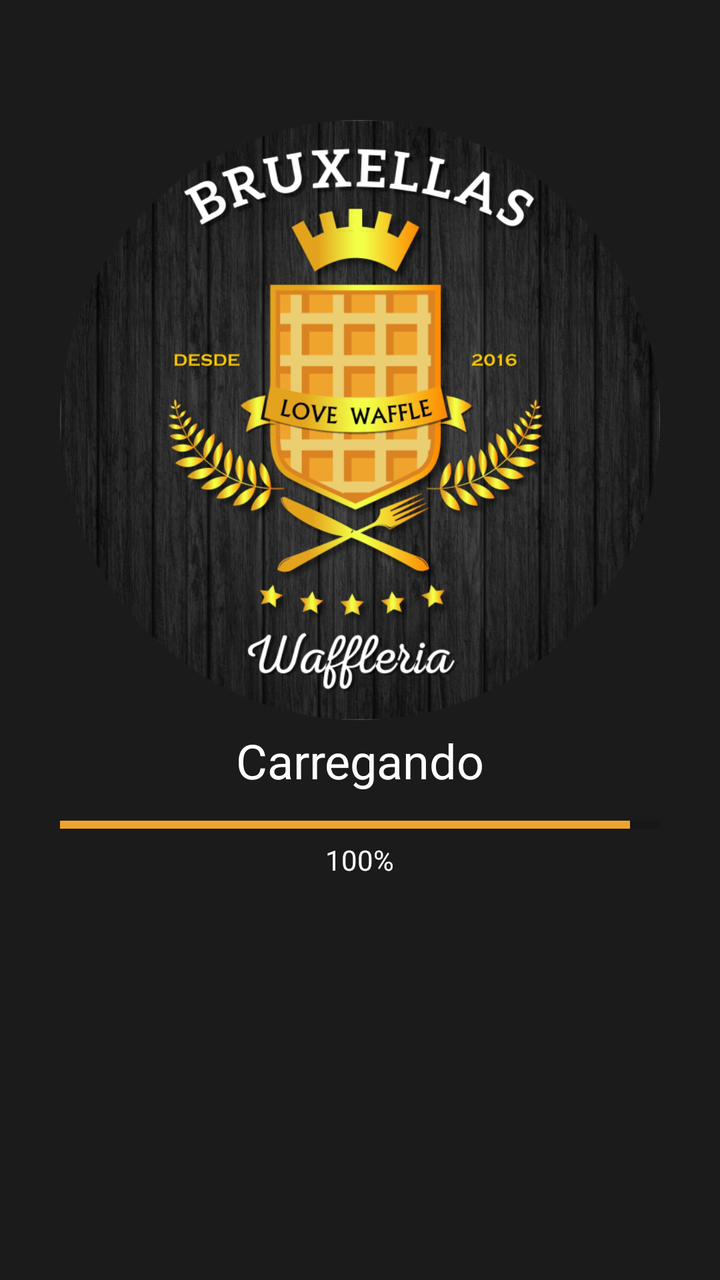
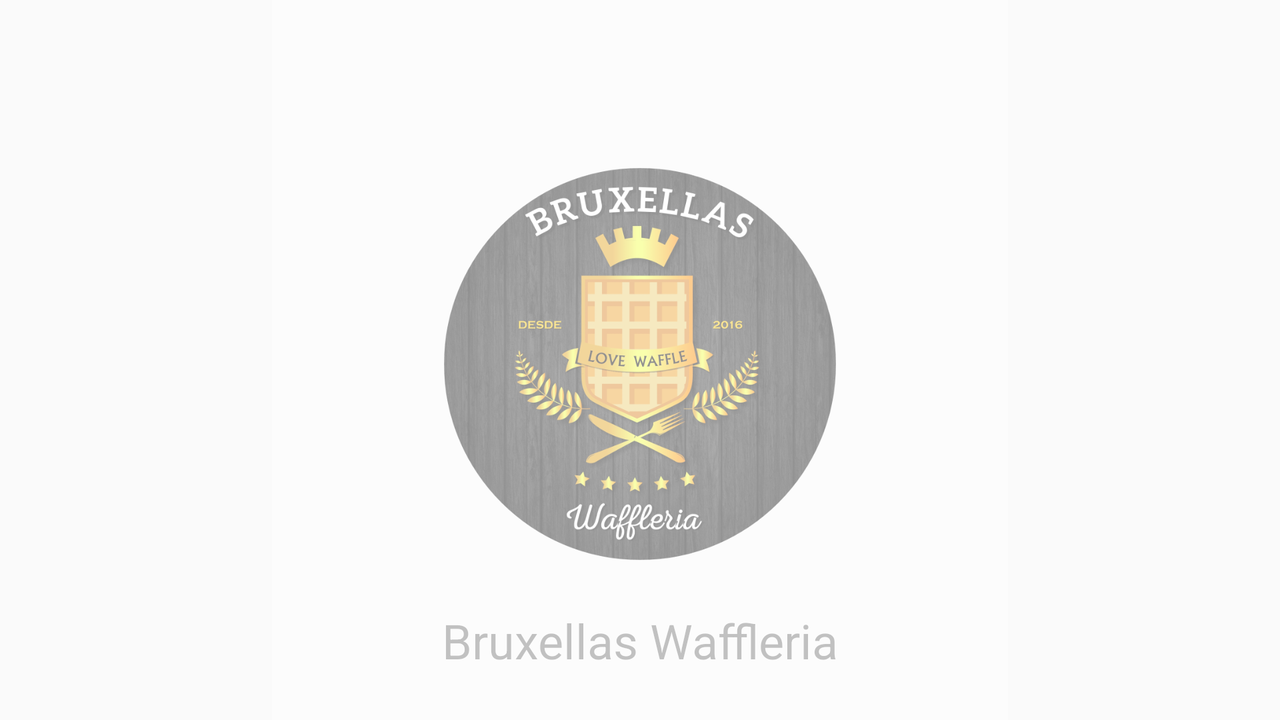

The same Android screen from two of the app's own layout files: first res/layout/ as a phone draws it, then the author's variant for another configuration, drawn on a device whose configuration selects that folder. Both files follow.
<!-- AndroidManifest.xml: activity theme AppTheme.NoActionBar -->
<!-- res/layout/activity_splash.xml -->
<?xml version="1.0" encoding="utf-8"?>
<android.support.constraint.ConstraintLayout xmlns:android="http://schemas.android.com/apk/res/android"
    xmlns:app="http://schemas.android.com/apk/res-auto"
    xmlns:tools="http://schemas.android.com/tools"
    android:layout_width="match_parent"
    android:layout_height="match_parent"
    android:background="@color/Color_Logo"
    tools:context=".view.SplashActivity">

    <ImageView
        android:id="@+id/imageView3"
        android:layout_width="300dp"
        android:layout_height="300dp"
        android:layout_alignParentTop="true"
        android:layout_centerHorizontal="true"
        android:layout_marginEnd="8dp"
        android:layout_marginLeft="8dp"
        android:layout_marginRight="8dp"
        android:layout_marginStart="8dp"
        android:layout_marginTop="60dp"
        android:scaleType="centerCrop"
        app:layout_constraintEnd_toEndOf="parent"
        app:layout_constraintStart_toStartOf="parent"
        app:layout_constraintTop_toTopOf="parent"
        app:srcCompat="@drawable/bruxellas_logo_grande_c" />

    <ProgressBar
        android:id="@+id/progressBar2"
        style="?android:attr/progressBarStyleHorizontal"
        android:layout_width="300dp"
        android:layout_height="wrap_content"
        android:layout_alignParentBottom="true"
        android:layout_alignStart="@+id/imageView3"
        android:layout_marginEnd="8dp"
        android:layout_marginLeft="8dp"
        android:layout_marginRight="8dp"
        android:layout_marginStart="8dp"
        android:layout_marginTop="8dp"
        android:max="100"
        android:progress="95"
        app:layout_constraintEnd_toEndOf="parent"
        app:layout_constraintStart_toStartOf="parent"
        app:layout_constraintTop_toBottomOf="@+id/textView3" />

    <TextView
        android:id="@+id/textView3"
        android:layout_width="wrap_content"
        android:layout_height="wrap_content"
        android:layout_alignParentBottom="true"
        android:layout_centerHorizontal="true"
        android:layout_marginEnd="8dp"
        android:layout_marginLeft="8dp"
        android:layout_marginRight="8dp"
        android:layout_marginStart="8dp"
        android:layout_marginTop="4dp"
        android:text="Carregando"
        android:textColor="@android:color/white"
        android:textSize="24sp"
        app:layout_constraintEnd_toEndOf="parent"
        app:layout_constraintStart_toStartOf="parent"
        app:layout_constraintTop_toBottomOf="@+id/imageView3" />

    <TextView
        android:id="@+id/textCar"
        android:layout_width="35dp"
        android:layout_height="wrap_content"
        android:layout_below="@+id/progressBar2"
        android:layout_centerHorizontal="true"
        android:layout_marginEnd="8dp"
        android:layout_marginLeft="8dp"
        android:layout_marginRight="8dp"
        android:layout_marginStart="8dp"
        android:text="100%"
        android:textColor="@android:color/white"
        app:layout_constraintEnd_toEndOf="parent"
        app:layout_constraintStart_toStartOf="parent"
        app:layout_constraintTop_toBottomOf="@+id/progressBar2" />

</android.support.constraint.ConstraintLayout>
<!-- resources referenced by this layout -->
<resources>
  <color name="Color_Logo">#1b1b1b</color>
  <!-- drawable bruxellas_logo_grande_c: png bitmap (drawable-v21, 537221 bytes) -->
  <!-- from res/values-v21/ -->
  <style name="AppTheme.NoActionBar">
          <item name="windowActionBar">false</item>
          <item name="windowNoTitle">true</item>
          <item name="android:statusBarColor">@android:color/transparent</item>
      </style>
</resources>
<!-- res/layout-land/activity_splash.xml (the author's variant of the layout above) -->
<!-- drawn on the phone turned sideways -->
<?xml version="1.0" encoding="utf-8"?>
<android.support.constraint.ConstraintLayout xmlns:android="http://schemas.android.com/apk/res/android"
    xmlns:app="http://schemas.android.com/apk/res-auto"
    xmlns:tools="http://schemas.android.com/tools"
    android:layout_width="match_parent"
    android:layout_height="match_parent"
    tools:context=".view.SplashActivity">

    <ImageView
        android:id="@+id/imageView2"
        android:layout_width="196dp"
        android:layout_height="196dp"
        android:layout_marginTop="84dp"
        app:layout_constraintEnd_toEndOf="parent"
        app:layout_constraintStart_toStartOf="parent"
        app:layout_constraintTop_toTopOf="parent"
        app:srcCompat="@drawable/bruxellas_logo_grande_c" />

    <TextView
        android:id="@+id/textView2"
        android:layout_width="wrap_content"
        android:layout_height="wrap_content"
        android:layout_marginTop="24dp"
        android:text="Bruxellas Waffleria"
        android:textSize="24sp"
        app:layout_constraintEnd_toEndOf="parent"
        app:layout_constraintStart_toStartOf="parent"
        app:layout_constraintTop_toBottomOf="@+id/imageView2" />

    <FrameLayout
        android:layout_width="368dp"
        android:layout_height="400dp"
        android:layout_marginBottom="8dp"
        android:layout_marginTop="8dp"
        android:background="@color/branco_translucido"
        app:layout_constraintBottom_toBottomOf="parent"
        app:layout_constraintEnd_toEndOf="parent"
        app:layout_constraintStart_toStartOf="parent"
        app:layout_constraintTop_toTopOf="parent">

    </FrameLayout>
</android.support.constraint.ConstraintLayout>
<!-- resources referenced by the variant -->
<!-- as the phone turned sideways resolves them -->
<resources>
  <color name="branco_translucido">#8effffff</color>
  <!-- drawable bruxellas_logo_grande_c: png bitmap (drawable-v21, 537221 bytes) -->
  <!-- from res/values-v21/ -->
  <style name="AppTheme.NoActionBar">
          <item name="windowActionBar">false</item>
          <item name="windowNoTitle">true</item>
          <item name="android:statusBarColor">@android:color/transparent</item>
      </style>
</resources>
